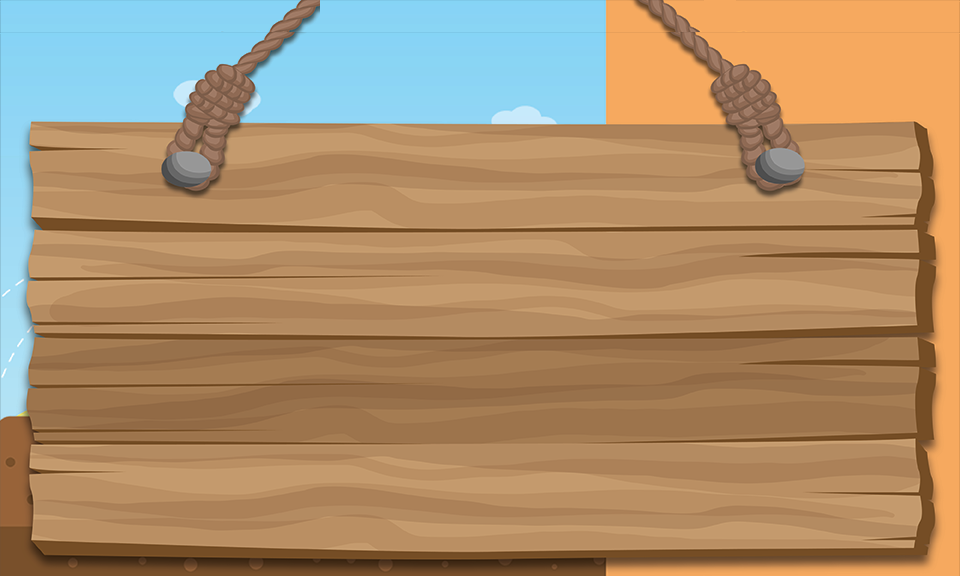

A 2D game scene composited from a Tiled map and its tileset images. What follows is a short description and the map's XML, with every tile layer's data as written:
An orthogonal 30x18 tile map with 32x32 px tiles, 1 tile layer (TileLayer1), 2 tilesets.

<map version="1.0" tiledversion="1.1.5" orientation="orthogonal" renderorder="right-down" width="30" height="18" tilewidth="32" tileheight="32" infinite="0" nextobjectid="1">
 <tileset firstgid="1" source="wood_blocker.tsx" />
 <tileset firstgid="511" source="wood_blocker.tsx" />
 <layer name="TileLayer1" width="30" height="18">
  <data encoding="csv">
1,2,3,4,5,6,7,6,8,9,11,12,13,14,15,16,17,18,19,21,22,23,56,24,25,26,27,28,29,30,
1,2,3,4,5,6,7,8,9,10,11,12,13,14,15,16,17,18,19,20,21,22,23,24,25,26,27,28,29,30,
31,32,33,34,35,36,37,38,39,40,41,42,43,44,45,46,47,48,49,50,51,52,53,54,55,56,57,58,59,60,
61,62,63,64,65,66,67,68,69,70,71,72,73,74,75,76,77,78,79,80,81,82,83,84,85,86,87,88,89,90,
91,92,93,94,95,96,97,98,99,100,101,102,103,104,105,106,107,108,109,110,111,112,113,114,115,116,117,118,119,120,
121,122,123,124,125,126,127,128,129,130,131,132,133,134,135,136,137,138,139,140,141,142,143,144,145,146,147,148,149,150,
151,152,153,154,155,156,157,158,159,160,161,162,163,164,165,166,167,168,169,170,171,172,173,174,175,176,177,178,179,180,
181,182,183,184,185,186,187,188,189,190,191,192,193,194,195,196,197,198,199,200,201,202,203,204,205,206,207,208,209,210,
211,212,213,214,215,216,217,218,219,220,221,222,223,224,225,226,227,228,229,230,231,232,233,234,235,236,237,238,239,240,
241,242,243,244,245,246,247,248,249,250,251,252,253,254,255,256,257,258,259,260,261,262,263,264,265,266,267,268,269,270,
271,272,273,274,275,276,277,278,279,280,281,282,283,284,285,286,287,288,289,290,291,292,293,294,295,296,297,298,299,300,
301,302,303,304,305,306,307,308,309,310,311,312,313,314,315,316,317,318,319,320,321,322,323,324,325,326,327,328,329,330,
331,332,333,334,335,336,337,338,339,340,341,342,343,344,345,346,347,348,349,350,351,352,353,354,355,356,357,358,359,360,
361,362,363,364,365,366,367,368,369,370,371,372,373,374,375,376,377,378,379,380,381,382,383,384,385,386,387,388,389,390,
391,392,393,394,395,396,397,398,399,400,401,402,403,404,405,406,407,408,409,410,411,412,413,414,415,416,417,418,419,420,
421,422,423,424,425,426,427,428,429,430,431,432,433,434,435,436,437,438,439,440,441,442,443,444,445,446,447,448,449,450,
451,452,453,454,455,456,457,458,459,460,461,462,463,464,465,466,467,468,469,470,471,472,473,474,475,476,477,478,479,480,
481,482,483,484,485,486,487,488,489,490,491,492,493,494,495,496,497,498,499,500,501,502,503,504,505,506,507,508,509,510
</data>
 </layer>
</map>
